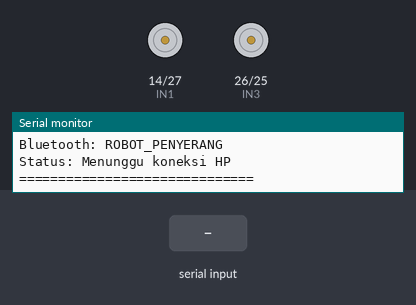
Bench run of a sketch on a simulated ESP32. Shown: motor-driver pin pairs drawn as motors (green arrow = first pin HIGH = forward, orange = second pin HIGH = backward, longer = more drive, scaled by the enable pin), the last lines printed to the serial monitor. The test bench sets the inputs (shaded band). Nothing arrives over Bluetooth unless stated.

Above: at 1.2 s.
1.3 s: "F\n" received over the second serial link
At 1.7 s:
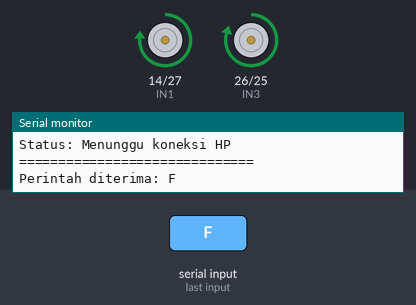
3.8 s: "B\n" received over the second serial link
At 4.6 s:
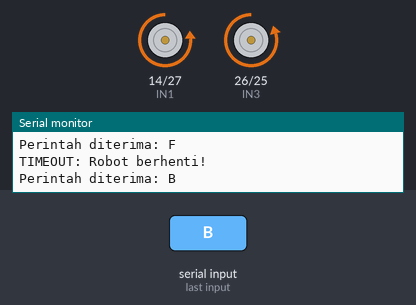
6.3 s: "L\n" received over the second serial link
At 6.7 s:
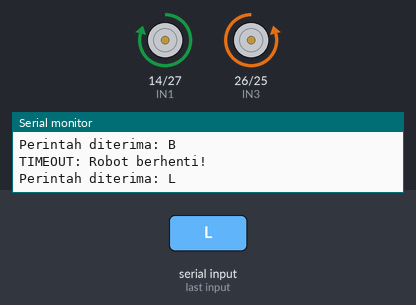
8.8 s: "R\n" received over the second serial link
At 9.6 s:
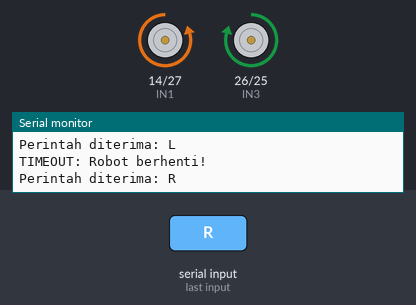
Timing chart, 0 to 11.8 s (numbered marks = the images above; inputs shaded):
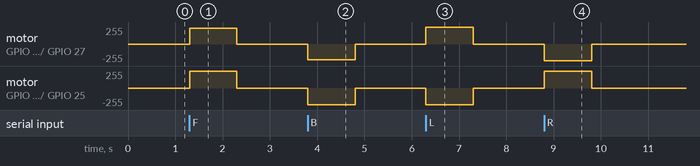

Measured:
- after the input at 1.3 s, motor on GPIO 14 (IN1) / GPIO 27 (IN2): stopped → forward 237/255 at once, → stopped 1.0 s later; motor on GPIO 26 (IN3) / GPIO 25 (IN4): stopped → forward 250/255 at once, → stopped 1.0 s later
- after the input at 3.8 s, motor on GPIO 14 (IN1) / GPIO 27 (IN2): stopped → backward 237/255 at once, → stopped 1.0 s later; motor on GPIO 26 (IN3) / GPIO 25 (IN4): stopped → backward 250/255 at once, → stopped 1.0 s later
- after the input at 6.3 s, motor on GPIO 14 (IN1) / GPIO 27 (IN2): stopped → forward 250/255 at once, → stopped 1.0 s later; motor on GPIO 26 (IN3) / GPIO 25 (IN4): stopped → backward 250/255 at once, → stopped 1.0 s later
- after the input at 8.8 s, motor on GPIO 14 (IN1) / GPIO 27 (IN2): stopped → backward 250/255 at once, → stopped 1.0 s later; motor on GPIO 26 (IN3) / GPIO 25 (IN4): stopped → forward 250/255 at once, → stopped 1.0 s later

The sketch:

program_minisoccer_penyerang.ino
```cpp
#include "BluetoothSerial.h"

BluetoothSerial SerialBT;

// ==========================================
// 1. KONFIGURASI BLUETOOTH
// ==========================================

const char* bluetoothName = "ROBOT_PENYERANG";

// ==========================================
// 2. PIN DRIVER MOTOR L298N
// ==========================================

// Motor kiri
#define ENA 33
#define IN1 14
#define IN2 27

// Motor kanan
#define ENB 32
#define IN3 26
#define IN4 25

// ==========================================
// 3. PENGATURAN KECEPATAN
// ==========================================

int speedMotor = 250;

// Kalibrasi kecepatan gerakan lurus
// Nilai ini merupakan nilai percobaan awal
float correctionLeft = 0.950;
float correctionRight = 1.00;

char currentMotion = 'S';

unsigned long lastCommandTime = 0;
const unsigned long safetyTimeout = 1000;

// ==========================================
// 4. PENGATURAN KECEPATAN MOTOR
// ==========================================

// Digunakan untuk maju dan mundur
void applyStraightSpeed() {

  int speedLeft = constrain(
    (int)(speedMotor * correctionLeft),
    0,
    255
  );

  int speedRight = constrain(
    (int)(speedMotor * correctionRight),
    0,
    255
  );

  analogWrite(ENA, speedLeft);
  analogWrite(ENB, speedRight);
}

// Digunakan untuk gerakan belok
void applyTurnSpeed() {

  analogWrite(ENA, speedMotor);
  analogWrite(ENB, speedMotor);
}

// ==========================================
// 5. FUNGSI MOTOR
// ==========================================

void stopRobot() {

  digitalWrite(IN1, LOW);
  digitalWrite(IN2, LOW);

  digitalWrite(IN3, LOW);
  digitalWrite(IN4, LOW);

  analogWrite(ENA, 0);
  analogWrite(ENB, 0);

  currentMotion = 'S';
}

// Gerakan maju
void maju() {

  digitalWrite(IN1, HIGH);
  digitalWrite(IN2, LOW);

  digitalWrite(IN3, HIGH);
  digitalWrite(IN4, LOW);

  applyStraightSpeed();

  currentMotion = 'F';
}

// Gerakan mundur
void mundur() {

  digitalWrite(IN1, LOW);
  digitalWrite(IN2, HIGH);

  digitalWrite(IN3, LOW);
  digitalWrite(IN4, HIGH);

  applyStraightSpeed();

  currentMotion = 'B';
}

// Gerakan kiri
void kiri() {

  digitalWrite(IN1, HIGH);
  digitalWrite(IN2, LOW);

  digitalWrite(IN3, LOW);
  digitalWrite(IN4, HIGH);

  applyTurnSpeed();

  currentMotion = 'L';
}

// Gerakan kanan
void kanan() {

  digitalWrite(IN1, LOW);
  digitalWrite(IN2, HIGH);

  digitalWrite(IN3, HIGH);
  digitalWrite(IN4, LOW);

  applyTurnSpeed();

  currentMotion = 'R';
}

// ==========================================
// 6. MEMPERBARUI KECEPATAN
// ==========================================

void updateSpeed() {

  switch (currentMotion) {

    case 'F':
      maju();
      break;

    case 'B':
      mundur();
      break;

    case 'L':
      kiri();
      break;

    case 'R':
      kanan();
      break;

    default:
      stopRobot();
      break;
  }
}

// ==========================================
// 7. MEMPROSES PERINTAH BLUETOOTH
// ==========================================

void processCommand(char command) {

  // Mengubah huruf kecil menjadi huruf besar
  if (command >= 'a' && command <= 'z') {
    command = command - 32;
  }

  Serial.print("Perintah diterima: ");
  Serial.println(command);

  switch (command) {

    case 'F':
      maju();
      break;

    case 'B':
      mundur();
      break;

    case 'L':
      kiri();
      break;

    case 'R':
      kanan();
      break;

    case 'S':
      stopRobot();
      break;

    // Kecepatan rendah
    case '1':
      speedMotor = 100;
      updateSpeed();
      break;

    // Kecepatan sedang
    case '2':
      speedMotor = 170;
      updateSpeed();
      break;

    // Kecepatan tinggi
    case '3':
      speedMotor = 255;
      updateSpeed();
      break;

    default:
      return;
  }

  lastCommandTime = millis();
}

// ==========================================
// 8. SETUP
// ==========================================

void setup() {

  Serial.begin(115200);

  // Konfigurasi pin motor
  pinMode(ENA, OUTPUT);
  pinMode(IN1, OUTPUT);
  pinMode(IN2, OUTPUT);

  pinMode(ENB, OUTPUT);
  pinMode(IN3, OUTPUT);
  pinMode(IN4, OUTPUT);

  // Pastikan robot berhenti saat awal
  stopRobot();

  // Aktifkan Bluetooth Classic
  SerialBT.begin(bluetoothName);

  Serial.println();
  Serial.println("==============================");
  Serial.println(" MINI SOCCER ROBOT ESP32");
  Serial.println("==============================");

  Serial.print("Bluetooth: ");
  Serial.println(bluetoothName);

  Serial.println("Status: Menunggu koneksi HP");
  Serial.println("==============================");
}

// ==========================================
// 9. LOOP UTAMA
// ==========================================

void loop() {

  // Membaca data Bluetooth
  while (SerialBT.available()) {

    char command = SerialBT.read();

    // Abaikan karakter enter
    if (command == '\n' || command == '\r') {
      continue;
    }

    processCommand(command);
  }

  // Pengaman ketika Bluetooth terputus
  if (!SerialBT.hasClient()) {

    if (currentMotion != 'S') {
      stopRobot();
      Serial.println("Bluetooth terputus: Robot berhenti!");
    }
  }

  // Pengaman jika perintah terhenti
  else if (
    currentMotion != 'S' &&
    millis() - lastCommandTime > safetyTimeout
  ) {

    stopRobot();

    Serial.println("TIMEOUT: Robot berhenti!");
  }
}
```
